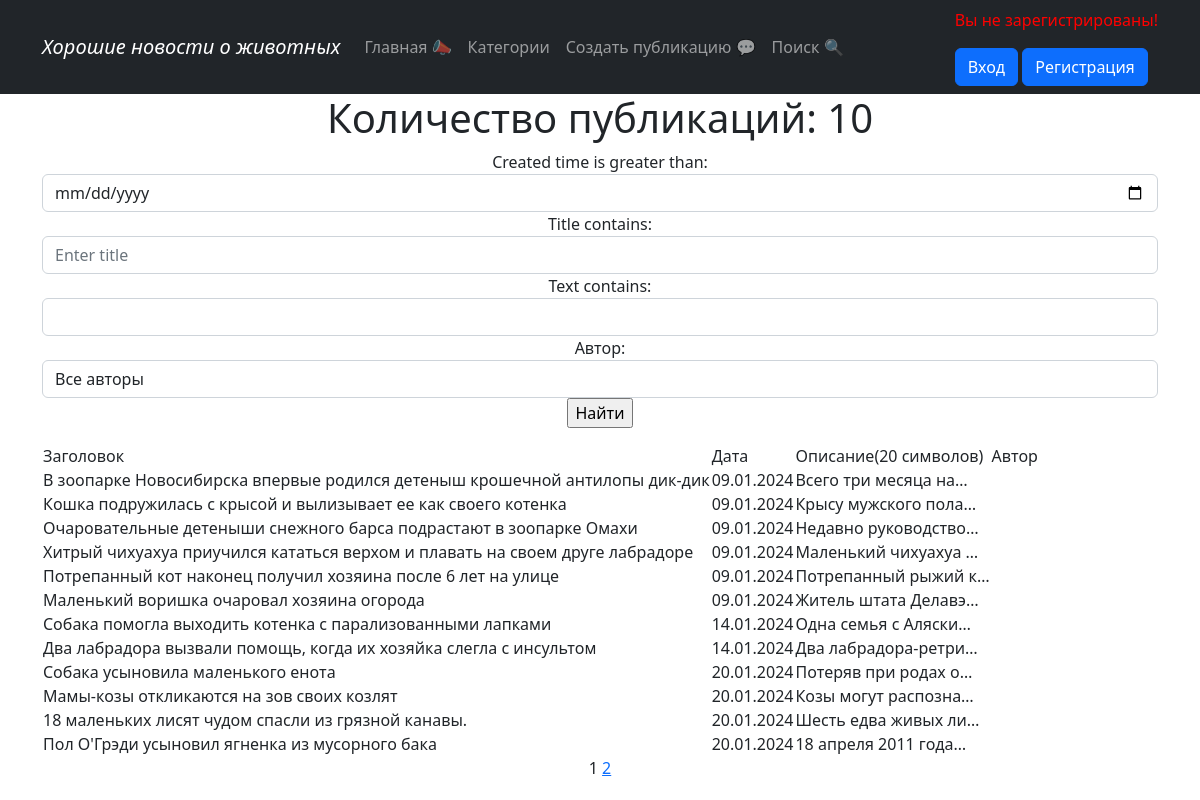
The app's page /news/search/ with its own data.
### news/models.py (models this page shows, shortened)
class Post(models.Model):
    author = models.ForeignKey(Author, on_delete=models.CASCADE)
    content_type = models.CharField(max_length=10, choices=[
        ('статья', 'Статья'), ('новость', 'Новость')])
    created_time = models.DateTimeField(auto_now_add=True)
    categories = models.ManyToManyField(Category, through='PostCategory',
                                        related_name='PostCategory')
    title = models.CharField(max_length=255, verbose_name=pgettext_lazy('Title', 'Title'))
    text = models.TextField()
    rating = models.IntegerField(default=0)

### news/views.py (the view)
# urls.py: path('search/', SearchNews.as_view()),
class SearchNews(FilterView):
    model = Post
    filterset_class = PostFilter
    template_name = 'search.html'
    paginate_by = 10
    context_object_name = 'news'

### news/models.py (called while the page is built)
    def __str__(self):
        return self.user.username

### news/templatetags/custom_filters.py (called while the page is built)
@register.filter()
def censor(text):
    list_words = text.split()
    censor_words = {'салюты', 'игрушки', }
    censor_text = []
    if isinstance(text, str):
        for word in list_words:
            if word.lower() in censor_words:
                word = f'{word[0]}{"*" * (len(word) - 2)}{word[-1]}'
            censor_text.append(word)
        return ' '.join(censor_text)

### templates/search.html (shortened to what this page needs)
{% extends 'flatpages/default.html' %}
{% load custom_filters %}
{% block content %}
<h1>Количество публикаций: {{ news | length}}</h1>
<form method="GET">
    {{ filter.form }}
    <input type="submit" value="Найти">
</form>
{% if news %}
<table>
<tr>
    <td>Заголовок</td>
    <td>Дата</td>
    <td>Описание(20 символов)</td>
    <td>Автор</td>
</tr>
{% for item in filter.qs %}
    <tr>
        <td>{{ item.title | censor }}</td>
        <td>{{ item.created_time | date:'d.m.Y' }}</td>
        <td>{{ item.text | truncatechars:20 }}</td>
        <td>{{ item.autor | censor }}</td>
    </tr>
    {% endfor %}
</table>
{% else %}
<h2>Нечего выводить!</h2>
{% endif %}
{{ page_obj.number }}
{% if page_obj.has_next %}
    <a href="?page={{ page_obj.next_page_number }}">
        {{ page_obj.next_page_number }}
    </a>
{% endif %}
{% endblock content %}

### records on screen
Post: title|censor "В зоопарке Новосибирска впервые родился детеныш крошечной антилопы дик-дик", created_time "09.01.2024", text "Всего три месяца на…"
Post: title|censor "Кошка подружилась с крысой и вылизывает ее как своего котенка", created_time "09.01.2024", text "Крысу мужского пола…"
Post: title|censor "Очаровательные детеныши снежного барса подрастают в зоопарке Омахи", created_time "09.01.2024", text "Недавно руководство…"
Post: title|censor "Хитрый чихуахуа приучился кататься верхом и плавать на своем друге лабрадоре", created_time "09.01.2024", text "Маленький чихуахуа …"
Post: title|censor "Потрепанный кот наконец получил хозяина после 6 лет на улице", created_time "09.01.2024", text "Потрепанный рыжий к…"
Post: title|censor "Маленький воришка очаровал хозяина огорода", created_time "09.01.2024", text "Житель штата Делавэ…"
Post: title|censor "Собака помогла выходить котенка с парализованными лапками", created_time "14.01.2024", text "Одна семья с Аляски…"
Post: title|censor "Два лабрадора вызвали помощь, когда их хозяйка слегла с инсультом", created_time "14.01.2024", text "Два лабрадора-ретри…"
Post: title|censor "Собака усыновила маленького енота", created_time "20.01.2024", text "Потеряв при родах о…"
Post: title|censor "Мамы-козы откликаются на зов своих козлят", created_time "20.01.2024", text "Козы могут распозна…"
Post: title|censor "18 маленьких лисят чудом спасли из грязной канавы.", created_time "20.01.2024", text "Шесть едва живых ли…"
Post: title|censor "Пол О'Грэди усыновил ягненка из мусорного бака", created_time "20.01.2024", text "18 апреля 2011 года…"

### other values on screen
{{ news | length }} "10"
{{ page_obj.number }} "1"
{{ page_obj.next_page_number }} "2"
